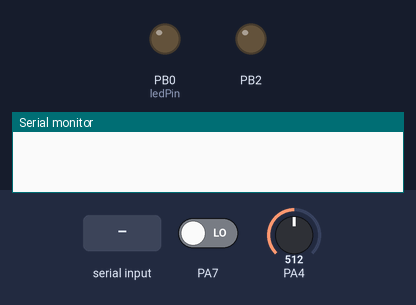
A sketch run on a simulated STM32 Blue Pill. On the bench: output pins drawn as LEDs (lit = HIGH), the last lines printed to the serial monitor. The test bench sets the inputs (shaded band); at power-on: PA4 = 512, PA7 LOW.

Above: at 1.2 s.
1.3 s: "M:." received over the second serial link
At 1.75 s:
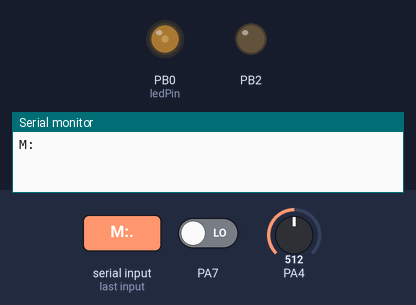
At 2.95 s:
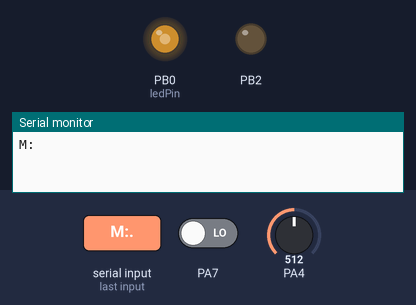
4.8 s: "F:90." received over the second serial link
8.3 s: "I:." received over the second serial link
11.8 s: "F:." received over the second serial link
Timing chart, 0 to 14.3 s (numbered marks = the images above; inputs shaded):
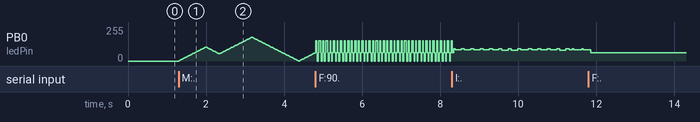

The sketch:

Heart_LED-hardware.ino
```cpp
// 注意修改芯片运行频率,最高.

int ledPin = PB_0;
HardwareSerial Serial2(PA1, PA0);

unsigned long previousMillis = 0;
unsigned long previousMillisSensor = 0;
unsigned long interval = 20;        // 时间间隔（毫秒），初始设置为8
const long intervalSensor = 2000;
int brightness = 0;
int fadeAmount = 3;
int state = 0;
volatile bool motionDetected = false; // 用于指示是否检测到运动
int mode = 1; // 默认为模式1
int Brightness = 10; // 模式2下的指定亮度
int sensorValue = 0;
int lastSensorValue = 0; // 上一次记录的光强传感器值
int deadZone = 50; // 光强死区阈值
int upperThreshold = 105, lowerThreshold = 56, upperThreshold2 = 180;
int sensorLowerBound = 400, sensorUpperBound = 1023;
int brightnessLowerBound = 0, brightnessUpperBound = 90;

void motionDetectedISR() {
  motionDetected = true;
  Serial2.println("motionDetected");
}

void setup() {
  pinMode(ledPin, OUTPUT);
  pinMode(PB_2, OUTPUT);
  pinMode(PA7, INPUT); // 将PA7设置为输入
  // 附加中断，触发模式为上升沿（从低变高）
  attachInterrupt(digitalPinToInterrupt(PA7), motionDetectedISR, RISING);
  digitalWrite(PB_2, LOW);
  Serial.begin(115200);
  Serial2.begin(115200);
}

void loop() {
  unsigned long currentMillis = millis();

 if (mode == 1 && motionDetected || mode == 0){
      // LED PWM控制
   if (currentMillis - previousMillis >= interval) {
    previousMillis = currentMillis;  // 更新时间

    if (state == 0) { // 亮度逐渐增加
      brightness += fadeAmount;
      if (brightness >= upperThreshold) {
        state = 1; // 切换到下降状态
      }
    } else if (state == 1) { // 亮度逐渐减少
      brightness -= fadeAmount;
      if (brightness <= lowerThreshold) {
        state = 2; // 切换到再次增加状态
      }
    } else if (state == 2) { // 亮度再次增加
      brightness += fadeAmount;
      if (brightness >= upperThreshold2) {
        state = 3; // 切换到暂停状态
        previousMillis += 500; // 增加吸气末尾的停顿
      }
    } else if (state == 3) { // 渐渐减少亮度
      brightness -= fadeAmount;
      if (brightness <= 0) {
        state = 4; // 切换到暂停状态
        previousMillis += 500; // 增加呼气末尾的停顿
      }
    } else if (state == 4 && brightness <= 0) { // 重置状态为上升
      state=0;
      motionDetected = false; // 重置标志
    }
    analogWrite(ledPin, brightness); // 更新LED亮度
  }
  }

  else if (mode == 2){
    analogWrite(ledPin, Brightness);
  }
  else if (mode == 3) {
    // 根据光强反馈调节亮度
    int sensorValue = analogRead(PA_4);
    if (abs(sensorValue - lastSensorValue) > deadZone) {
    lastSensorValue = sensorValue; // 更新传感器值
    int mappedBrightness = map(sensorValue, sensorLowerBound, sensorUpperBound, brightnessLowerBound, brightnessUpperBound); // 映射到0-255范围
    analogWrite(ledPin, mappedBrightness);
  }
  }
  else if (mode == 4) {
    // 根据光强反馈调节亮度
    int sensorValue = analogRead(PA_4);
    if (abs(sensorValue - lastSensorValue) > deadZone) {
    lastSensorValue = sensorValue; // 更新传感器值
    int mappedBrightness = map(sensorValue, sensorLowerBound, sensorUpperBound, brightnessUpperBound, brightnessLowerBound); // 映射到0-255范围
    analogWrite(ledPin, mappedBrightness);
  }

  }

  // 读取串口2的数据
  if (Serial2.available()) {
    String dataBuffer = Serial2.readStringUntil('.');
    Serial.println(dataBuffer);
    if (dataBuffer.startsWith("F:")) {
      fadeAmount = dataBuffer.substring(2).toInt(); // 修正为从冒号之后提取数字
      Serial2.println("Fade changed");
    }
    else if (dataBuffer.startsWith("I:")) {
      interval = dataBuffer.substring(2).toInt();  // 提取并转换间隔时间
      Serial2.println("Interval changed");
    }
    else if (dataBuffer.startsWith("SET1:")) {
        int commaIndex1 = dataBuffer.indexOf(',', 5);
        int commaIndex2 = dataBuffer.indexOf(',', commaIndex1 + 1);

        // 提取并更新阈值
        if (commaIndex1 != -1 && commaIndex2 != -1) {
            upperThreshold = dataBuffer.substring(5, commaIndex1).toInt();
            lowerThreshold = dataBuffer.substring(commaIndex1 + 1, commaIndex2).toInt();
            upperThreshold2 = dataBuffer.substring(commaIndex2 + 1).toInt();
            Serial2.println("Mode 1 thresholds updated");
        }
    }
    else if (dataBuffer.startsWith("M:")) {
      mode = dataBuffer.substring(2).toInt();
      Serial2.println("Mode changed");
    }
    else if (dataBuffer.startsWith("SET2:")) {
      Brightness = dataBuffer.substring(5).toInt();
      Serial2.println("Bright changed");
    }
    else if (dataBuffer.startsWith("SETMAP:")) {
    int firstComma = dataBuffer.indexOf(',', 7);
    int secondComma = dataBuffer.indexOf(',', firstComma + 1);
    int thirdComma = dataBuffer.indexOf(',', secondComma + 1);

    if (firstComma != -1 && secondComma != -1 && thirdComma != -1) {
        sensorLowerBound = dataBuffer.substring(7, firstComma).toInt();
        sensorUpperBound = dataBuffer.substring(firstComma + 1, secondComma).toInt();
        brightnessLowerBound = dataBuffer.substring(secondComma + 1, thirdComma).toInt();
        brightnessUpperBound = dataBuffer.substring(thirdComma + 1).toInt();
        Serial2.println("Map parameters updated");
      }
    }
    else if (dataBuffer.startsWith("DZ:")) {
    deadZone = dataBuffer.substring(3).toInt();
    Serial2.println("Dead zone changed");
    }
    // else if (dataBuffer.startsWith("PB2:")) {
    //   int pb2State = dataBuffer.substring(4).toInt();
    //   digitalWrite(PB_2, pb2State); // 设置PB2引脚的状态
    //   Serial2.println("PB2 state changed");
    // }
    dataBuffer = "";
  }

  // 读取传感器数据
  if (currentMillis - previousMillisSensor >= intervalSensor) {
    previousMillisSensor = currentMillis;
    int sensorValue = analogRead(PA_4);
    Serial2.println(sensorValue);
  }
}
```
